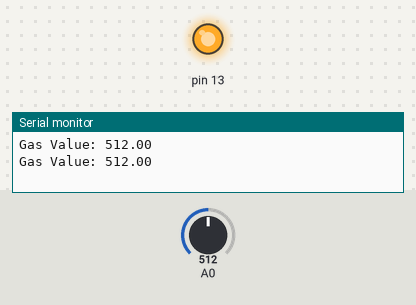
A sketch run on a simulated Arduino Uno, built with avr-gcc and run on an emulated ATmega328P. Shown: output pins drawn as LEDs (lit = HIGH), the last lines printed to the serial monitor. Inputs (shaded band) come from the test bench; at power-on: A0 = 512.

Above: at 2.3 s.
2.4 s: A0 set to 215
4.5 s: A0 set to 193
At 4.9 s:
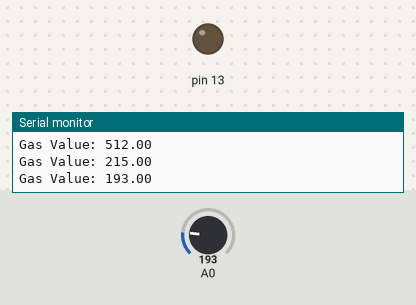
6.6 s: A0 set to 210
At 8.5 s:
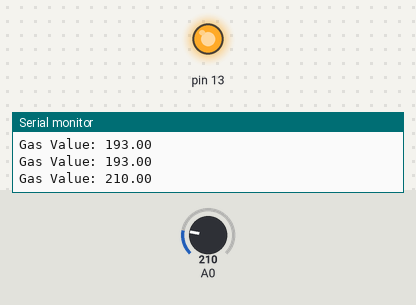
9.0 s: A0 set to 190
At 9.6 s:
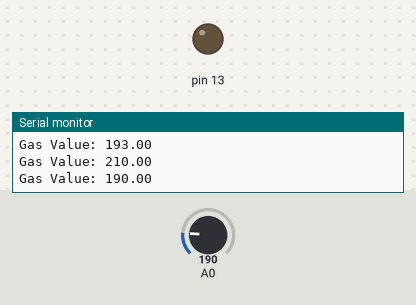
Timing chart, 0 to 12.0 s (numbered marks = the images above; inputs shaded):
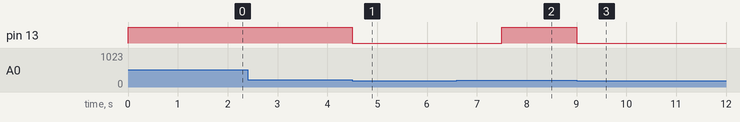

The sketch:

gas_sensor.ino
```cpp
void setup()
{
  pinMode(13, OUTPUT);
  pinMode(A0,INPUT);
  Serial.begin(9600);
}

void loop()
{
  float gVal=analogRead(A0);
  if(gVal>200)
  {
    digitalWrite(13,HIGH);
  }
  else
  {
    digitalWrite(13,LOW);
  }
  Serial.println((String)"Gas Value: "+gVal);
  delay(1500);
}
```

Measured:
- the behaviour switches between 201 and 200 on A0 (found by bisection; images 0 and 1)
- after the input at 4.5 s, pin 13: HIGH → LOW at once
- after the input at 6.6 s, pin 13: LOW → HIGH after 0.90 s
- after the input at 9.0 s, pin 13: HIGH → LOW at once
